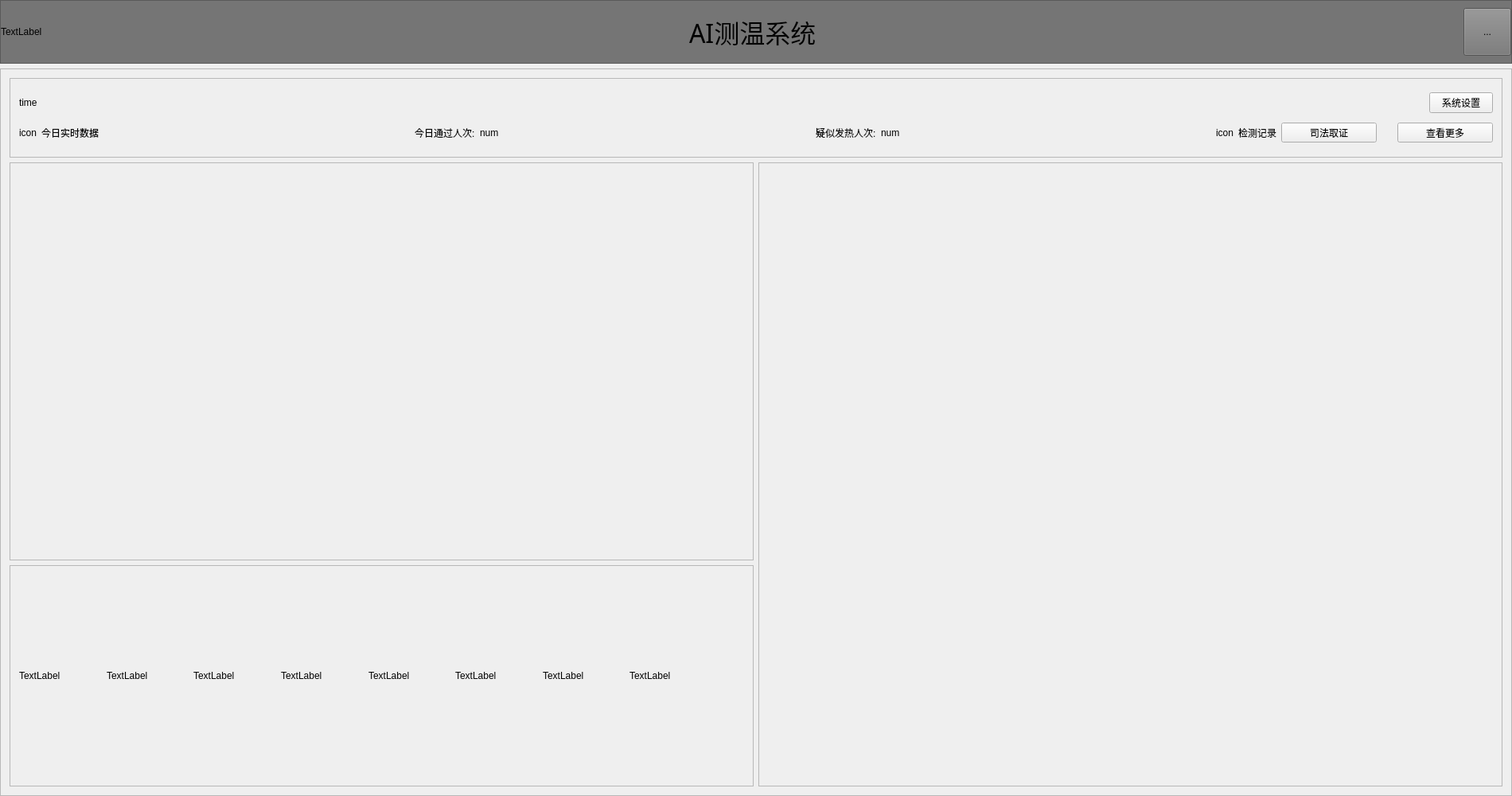
<?xml version="1.0" encoding="UTF-8"?>
<ui version="4.0">
 <class>mainForm</class>
 <widget class="QWidget" name="mainForm">
  <property name="geometry">
   <rect>
    <x>0</x>
    <y>0</y>
    <width>1900</width>
    <height>1000</height>
   </rect>
  </property>
  <property name="windowTitle">
   <string>mainForm</string>
  </property>
  <layout class="QGridLayout" name="gridLayout_3">
   <property name="leftMargin">
    <number>0</number>
   </property>
   <property name="topMargin">
    <number>0</number>
   </property>
   <property name="rightMargin">
    <number>0</number>
   </property>
   <property name="bottomMargin">
    <number>0</number>
   </property>
   <property name="spacing">
    <number>0</number>
   </property>
   <item row="0" column="0">
    <layout class="QVBoxLayout" name="verticalLayout_5">
     <item>
      <widget class="QFrame" name="frame">
       <property name="maximumSize">
        <size>
         <width>16777215</width>
         <height>80</height>
        </size>
       </property>
       <property name="styleSheet">
        <string notr="true">background-color: rgb(117, 117, 117);</string>
       </property>
       <property name="frameShape">
        <enum>QFrame::StyledPanel</enum>
       </property>
       <property name="frameShadow">
        <enum>QFrame::Raised</enum>
       </property>
       <layout class="QHBoxLayout" name="horizontalLayout_2">
        <property name="spacing">
         <number>0</number>
        </property>
        <property name="leftMargin">
         <number>0</number>
        </property>
        <property name="topMargin">
         <number>0</number>
        </property>
        <property name="rightMargin">
         <number>0</number>
        </property>
        <property name="bottomMargin">
         <number>0</number>
        </property>
        <item>
         <layout class="QHBoxLayout" name="horizontalLayout">
          <item>
           <widget class="QLabel" name="label_title">
            <property name="text">
             <string>TextLabel</string>
            </property>
           </widget>
          </item>
          <item>
           <spacer name="horizontalSpacer">
            <property name="orientation">
             <enum>Qt::Horizontal</enum>
            </property>
            <property name="sizeHint" stdset="0">
             <size>
              <width>40</width>
              <height>20</height>
             </size>
            </property>
           </spacer>
          </item>
          <item>
           <widget class="QLabel" name="label_Head">
            <property name="font">
             <font>
              <family>隶书</family>
              <pointsize>24</pointsize>
             </font>
            </property>
            <property name="styleSheet">
             <string notr="true">background-color::qlineargradient(spread:pad, x1:0, y1:0, x2:1, y2:0, stop:0 rgba(255, 178, 102, 255), stop:0.55 rgba(235, 148, 61, 255), stop:0.98 rgba(0, 0, 0, 255), stop:1 rgba(0, 0, 0, 0))</string>
            </property>
            <property name="text">
             <string>AI测温系统</string>
            </property>
           </widget>
          </item>
          <item>
           <spacer name="horizontalSpacer_2">
            <property name="orientation">
             <enum>Qt::Horizontal</enum>
            </property>
            <property name="sizeHint" stdset="0">
             <size>
              <width>40</width>
              <height>20</height>
             </size>
            </property>
           </spacer>
          </item>
          <item>
           <widget class="QToolButton" name="toolButton">
            <property name="minimumSize">
             <size>
              <width>60</width>
              <height>60</height>
             </size>
            </property>
            <property name="text">
             <string>...</string>
            </property>
           </widget>
          </item>
         </layout>
        </item>
       </layout>
      </widget>
     </item>
     <item>
      <widget class="QFrame" name="frame_2">
       <property name="frameShape">
        <enum>QFrame::StyledPanel</enum>
       </property>
       <property name="frameShadow">
        <enum>QFrame::Raised</enum>
       </property>
       <layout class="QGridLayout" name="gridLayout_2">
        <item row="0" column="0">
         <layout class="QVBoxLayout" name="verticalLayout_4">
          <item>
           <widget class="QFrame" name="frame_3">
            <property name="maximumSize">
             <size>
              <width>16777215</width>
              <height>100</height>
             </size>
            </property>
            <property name="frameShape">
             <enum>QFrame::StyledPanel</enum>
            </property>
            <property name="frameShadow">
             <enum>QFrame::Raised</enum>
            </property>
            <layout class="QHBoxLayout" name="horizontalLayout_5">
             <item>
              <layout class="QVBoxLayout" name="verticalLayout">
               <item>
                <layout class="QHBoxLayout" name="horizontalLayout_3">
                 <item>
                  <widget class="QLabel" name="label_time">
                   <property name="text">
                    <string>time</string>
                   </property>
                  </widget>
                 </item>
                 <item>
                  <spacer name="horizontalSpacer_3">
                   <property name="orientation">
                    <enum>Qt::Horizontal</enum>
                   </property>
                   <property name="sizeHint" stdset="0">
                    <size>
                     <width>40</width>
                     <height>20</height>
                    </size>
                   </property>
                  </spacer>
                 </item>
                 <item>
                  <widget class="QPushButton" name="pushButton_setting">
                   <property name="text">
                    <string>系统设置</string>
                   </property>
                  </widget>
                 </item>
                </layout>
               </item>
               <item>
                <layout class="QHBoxLayout" name="horizontalLayout_4">
                 <item>
                  <widget class="QLabel" name="label_icon">
                   <property name="text">
                    <string>icon</string>
                   </property>
                  </widget>
                 </item>
                 <item>
                  <widget class="QLabel" name="label">
                   <property name="text">
                    <string>今日实时数据</string>
                   </property>
                  </widget>
                 </item>
                 <item>
                  <spacer name="horizontalSpacer_4">
                   <property name="orientation">
                    <enum>Qt::Horizontal</enum>
                   </property>
                   <property name="sizeHint" stdset="0">
                    <size>
                     <width>40</width>
                     <height>20</height>
                    </size>
                   </property>
                  </spacer>
                 </item>
                 <item>
                  <widget class="QLabel" name="label_2">
                   <property name="text">
                    <string>今日通过人次:</string>
                   </property>
                  </widget>
                 </item>
                 <item>
                  <widget class="QLabel" name="label_num">
                   <property name="text">
                    <string>num</string>
                   </property>
                  </widget>
                 </item>
                 <item>
                  <spacer name="horizontalSpacer_5">
                   <property name="orientation">
                    <enum>Qt::Horizontal</enum>
                   </property>
                   <property name="sizeHint" stdset="0">
                    <size>
                     <width>40</width>
                     <height>20</height>
                    </size>
                   </property>
                  </spacer>
                 </item>
                 <item>
                  <widget class="QLabel" name="label_3">
                   <property name="text">
                    <string>疑似发热人次:</string>
                   </property>
                  </widget>
                 </item>
                 <item>
                  <widget class="QLabel" name="label_num_2">
                   <property name="text">
                    <string>num</string>
                   </property>
                  </widget>
                 </item>
                 <item>
                  <spacer name="horizontalSpacer_6">
                   <property name="orientation">
                    <enum>Qt::Horizontal</enum>
                   </property>
                   <property name="sizeHint" stdset="0">
                    <size>
                     <width>40</width>
                     <height>20</height>
                    </size>
                   </property>
                  </spacer>
                 </item>
                 <item>
                  <widget class="QLabel" name="label_4">
                   <property name="text">
                    <string>icon</string>
                   </property>
                  </widget>
                 </item>
                 <item>
                  <widget class="QLabel" name="label_5">
                   <property name="text">
                    <string>检测记录</string>
                   </property>
                  </widget>
                 </item>
                 <item>
                  <widget class="QToolButton" name="toolButton_2">
                   <property name="minimumSize">
                    <size>
                     <width>120</width>
                     <height>0</height>
                    </size>
                   </property>
                   <property name="text">
                    <string>司法取证</string>
                   </property>
                  </widget>
                 </item>
                 <item>
                  <spacer name="horizontalSpacer_7">
                   <property name="orientation">
                    <enum>Qt::Horizontal</enum>
                   </property>
                   <property name="sizeType">
                    <enum>QSizePolicy::Fixed</enum>
                   </property>
                   <property name="sizeHint" stdset="0">
                    <size>
                     <width>20</width>
                     <height>20</height>
                    </size>
                   </property>
                  </spacer>
                 </item>
                 <item>
                  <widget class="QToolButton" name="toolButton_3">
                   <property name="minimumSize">
                    <size>
                     <width>120</width>
                     <height>0</height>
                    </size>
                   </property>
                   <property name="text">
                    <string>查看更多</string>
                   </property>
                  </widget>
                 </item>
                </layout>
               </item>
              </layout>
             </item>
            </layout>
           </widget>
          </item>
          <item>
           <layout class="QHBoxLayout" name="horizontalLayout_9">
            <item>
             <layout class="QVBoxLayout" name="verticalLayout_3">
              <item>
               <widget class="QFrame" name="frame_4">
                <property name="minimumSize">
                 <size>
                  <width>0</width>
                  <height>500</height>
                 </size>
                </property>
                <property name="maximumSize">
                 <size>
                  <width>16777215</width>
                  <height>500</height>
                 </size>
                </property>
                <property name="frameShape">
                 <enum>QFrame::StyledPanel</enum>
                </property>
                <property name="frameShadow">
                 <enum>QFrame::Raised</enum>
                </property>
                <layout class="QGridLayout" name="gridLayout">
                 <item row="0" column="0">
                  <layout class="QHBoxLayout" name="horizontalLayout_6">
                   <item>
                    <widget class="QWidget" name="widget_image_left" native="true"/>
                   </item>
                   <item>
                    <widget class="QWidget" name="widget_image_right" native="true"/>
                   </item>
                  </layout>
                 </item>
                </layout>
               </widget>
              </item>
              <item>
               <widget class="QFrame" name="frame_5">
                <property name="frameShape">
                 <enum>QFrame::StyledPanel</enum>
                </property>
                <property name="frameShadow">
                 <enum>QFrame::Raised</enum>
                </property>
                <layout class="QHBoxLayout" name="horizontalLayout_8">
                 <item>
                  <layout class="QHBoxLayout" name="horizontalLayout_7">
                   <item>
                    <widget class="QLabel" name="label_6">
                     <property name="text">
                      <string>TextLabel</string>
                     </property>
                    </widget>
                   </item>
                   <item>
                    <widget class="QLabel" name="label_7">
                     <property name="text">
                      <string>TextLabel</string>
                     </property>
                    </widget>
                   </item>
                   <item>
                    <widget class="QLabel" name="label_8">
                     <property name="text">
                      <string>TextLabel</string>
                     </property>
                    </widget>
                   </item>
                   <item>
                    <widget class="QLabel" name="label_10">
                     <property name="text">
                      <string>TextLabel</string>
                     </property>
                    </widget>
                   </item>
                   <item>
                    <widget class="QLabel" name="label_11">
                     <property name="text">
                      <string>TextLabel</string>
                     </property>
                    </widget>
                   </item>
                   <item>
                    <widget class="QLabel" name="label_9">
                     <property name="text">
                      <string>TextLabel</string>
                     </property>
                    </widget>
                   </item>
                   <item>
                    <widget class="QLabel" name="label_12">
                     <property name="text">
                      <string>TextLabel</string>
                     </property>
                    </widget>
                   </item>
                   <item>
                    <widget class="QLabel" name="label_13">
                     <property name="text">
                      <string>TextLabel</string>
                     </property>
                    </widget>
                   </item>
                   <item>
                    <spacer name="horizontalSpacer_8">
                     <property name="orientation">
                      <enum>Qt::Horizontal</enum>
                     </property>
                     <property name="sizeType">
                      <enum>QSizePolicy::Fixed</enum>
                     </property>
                     <property name="sizeHint" stdset="0">
                      <size>
                       <width>40</width>
                       <height>20</height>
                      </size>
                     </property>
                    </spacer>
                   </item>
                  </layout>
                 </item>
                </layout>
               </widget>
              </item>
             </layout>
            </item>
            <item>
             <widget class="QFrame" name="frame_6">
              <property name="minimumSize">
               <size>
                <width>400</width>
                <height>0</height>
               </size>
              </property>
              <property name="frameShape">
               <enum>QFrame::StyledPanel</enum>
              </property>
              <property name="frameShadow">
               <enum>QFrame::Raised</enum>
              </property>
              <layout class="QVBoxLayout" name="verticalLayout_2">
               <item>
                <widget class="QWidget" name="widget" native="true"/>
               </item>
               <item>
                <widget class="QWidget" name="widget_2" native="true"/>
               </item>
               <item>
                <widget class="QWidget" name="widget_3" native="true"/>
               </item>
               <item>
                <widget class="QWidget" name="widget_4" native="true"/>
               </item>
               <item>
                <widget class="QWidget" name="widget_5" native="true"/>
               </item>
               <item>
                <widget class="QWidget" name="widget_6" native="true"/>
               </item>
              </layout>
             </widget>
            </item>
           </layout>
          </item>
         </layout>
        </item>
       </layout>
      </widget>
     </item>
    </layout>
   </item>
  </layout>
 </widget>
 <layoutdefault spacing="6" margin="11"/>
 <resources/>
 <connections/>
</ui>
